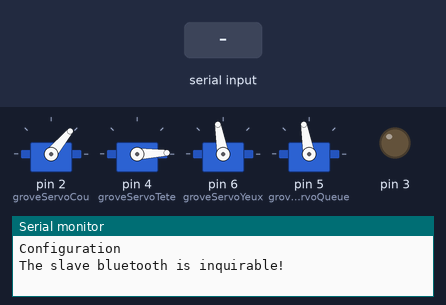
A sketch run on a simulated Arduino Uno, built with avr-gcc and run on an emulated ATmega328P. Parts: 4 × servo, output pins drawn as LEDs (lit = HIGH), the last lines printed to the serial monitor. The inputs (shaded band) are chosen by the test bench.

Above: at 5.2 s.
5.3 s: "z" received over the second serial link
At 5.9 s:
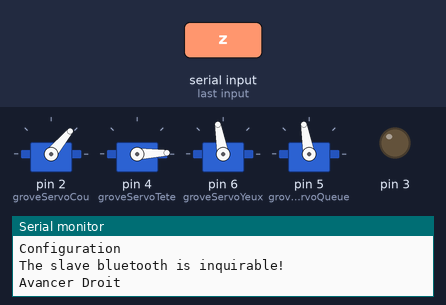
7.0 s: "1" received over the second serial link
At 7.8 s:
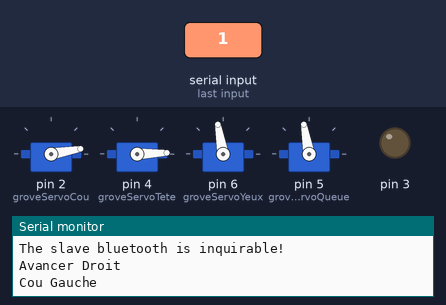
8.5 s: "s" received over the second serial link
At 9.6 s:
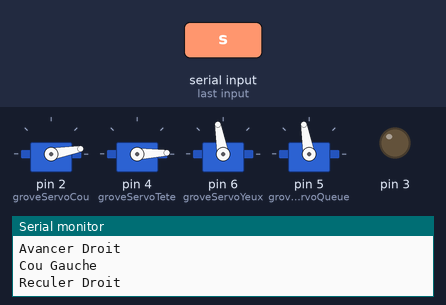
10.2 s: "3" received over the second serial link
At 11.4 s:
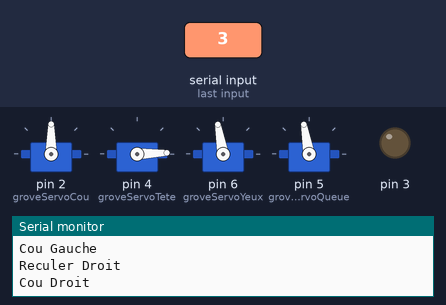
11.7 s: "q" received over the second serial link
At 13.1 s:
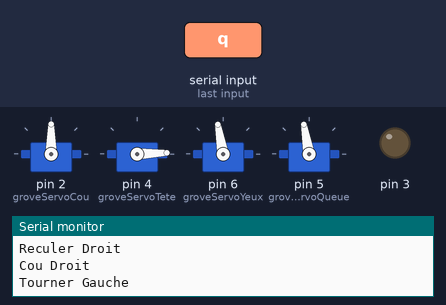
13.4 s: "5" received over the second serial link
At 13.9 s:
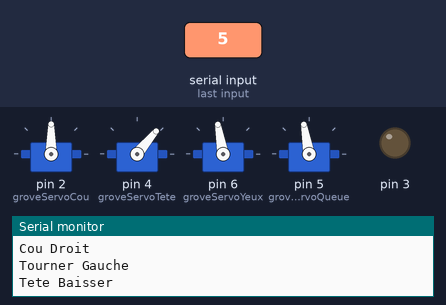
Timing chart, 0 to 15.9 s (numbered marks = the images above; inputs shaded):
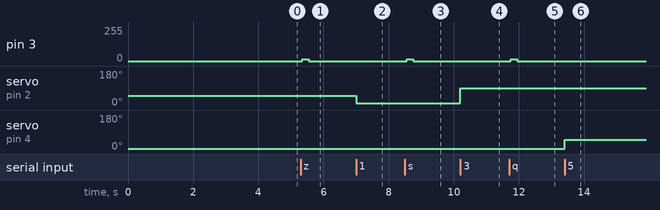

The sketch:

batcat_tc_v1.ino
```cpp
/*
   Télécommande pour BatCar


 */

/*

   Matériels :

   - Arduino Uno : http://www.gotronic.fr/art-carte-arduino-uno-12420.htm
   - Module Grove Base Shield SLD12148P : http://www.gotronic.fr/art-module-grove-base-shield-sld12148p-19068.htm

   - Grove servo moteur : http://www.seeedstudio.com/wiki/Grove_-_Starter_Kit_Plus#15._Grove_.E2.80.93_Servo
   - Grove bluetooth : http://www.seeedstudio.com/wiki/Grove_-_Serial_Bluetooth

Batteries :

- Arduino Uno : Pile rectangulaire 9v

Configuration bluetooth :
- http://steamcyberpunk.net/2013/02/24/configuration-du-bluetooth/

 */

#include <SoftwareSerial.h>
#include <Servo.h>
#include <IRSendRev.h>

// ServoMoteurs

Servo groveServoCou; //create a object
Servo groveServoTete;
Servo groveServoQueue;
Servo groveServoYeux;

// Infrarouge

//the first parameter(15): the data that needs to be sent;
//the next 2 parameter(70,70): the logic high and low duration of "Start";
//the next 2 parameter(20,60): the logic "short" and "long"duration in the communication
//                             that to say:  if "0", the high duration is 20ms and  low is 20 ms; while logic "1",
//                              the high duration is 20 ms and low is 60 ms;
//the next 2 parameter(10): number of data you will sent;
//the next parameter(1, 2, 3, 4,5,6,7,8,9,10): data you will sent ;

unsigned char d[] = {15, 70, 70, 20, 60, 10, 1, 2, 3, 4,5,6,7,8,9,10};

// Bluetooth
#define RxD 7
#define TxD 8
SoftwareSerial blueToothSerial(RxD,TxD);


void setup() {

    Serial.begin(38400);

    Serial.println("Configuration");

    // Servo moteur

    groveServoCou.attach(2); //the servo is attached to D2
    groveServoCou.write(50); // Cou


    groveServoTete.attach(4); //the servo is attached to D4
    groveServoTete.write(2); // Droit Devant

    groveServoYeux.attach(6); //the servo is attached to D6
    groveServoYeux.write(100); // Yeux

    groveServoQueue.attach(5); //the servo is attached to D5
    groveServoQueue.write(100); // Queue

    pinMode(RxD, INPUT);
    pinMode(TxD, OUTPUT);
    setupBlueToothConnection();

}


void setupBlueToothConnection() {
 blueToothSerial.begin(38400);
 blueToothSerial.print("\r\n+STWMOD=0\r\n");
 blueToothSerial.print("\r\n+STNA=Batcar\r\n");
 blueToothSerial.print("\r\n+STPIN=6666\r\n");
 blueToothSerial.print("\r\n+STOAUT=1\r\n");
 blueToothSerial.print("\r\n+STAUTO=0\r\n");
 delay(2000);
 blueToothSerial.print("\r\n+INQ=1\r\n");
 Serial.println("The slave bluetooth is inquirable!");
 delay(2000);
 blueToothSerial.flush();
}

void loop() {
 char recvChar;

    while(1) {

          if (blueToothSerial.available()) {
             recvChar = blueToothSerial.read();
             switch (recvChar) {

                 case 'z' : {
                     blueToothSerial.println("Avancer Droit");
                     // 4
                     unsigned char d[] = {15, 70, 70, 20, 60, 10, 1, 2, 3, 4,5,6,7,8,9,10};
                     IR.Send(d, 38);
                     Serial.println("Avancer Droit");
                     break;
                     }

                 case 's' : {
                     blueToothSerial.println("Reculer Droit");
                     // 5
                     unsigned char d[] = {15, 70, 70, 20, 60, 10, 1, 2, 3, 5,5,6,7,8,9,10};
                     IR.Send(d, 38);
                     Serial.println("Reculer Droit");
                     break;
                     }

                 case 'q' : {
                     blueToothSerial.println("Tourner Gauche");
                      // 6
                     unsigned char d[] = {15, 70, 70, 20, 60, 10, 1, 2, 3, 6,5,6,7,8,9,10};
                     IR.Send(d, 38);
                     Serial.println("Tourner Gauche");
                     break;
                     }

                 case 'd' : {
                     blueToothSerial.println("Tourner Droite");
                      // 7
                     unsigned char d[] = {15, 70, 70, 20, 60, 10, 1, 2, 3, 7,5,6,7,8,9,10};
                     IR.Send(d, 38);
                     Serial.println("Tourner Droite");
                     break;
                     }

               case 'b' : {
                     blueToothSerial.println("Bluetooth");
                     // 8
                     unsigned char d[] = {15, 70, 70, 20, 60, 10, 1, 2, 3, 8,5,6,7,8,9,10};
                     IR.Send(d, 38);

                     Serial.println("Bluetooth");
                     break;
                     }

// Cou

                 case '1' : {
                     blueToothSerial.println("Cou Gauche");
                     groveServoCou.write(10);
                     Serial.println("Cou Gauche");
                     break;
                     }

                 case '2' : {
                     blueToothSerial.println("Cou Milieu");
                     groveServoCou.write(50);
                     Serial.println("Cou Milieu");
                     break;
                     }

               case '3' : {
                     blueToothSerial.println("Cou Droit");
                     groveServoCou.write(90);
                     Serial.println("Cou Droit");
                     break;
                     }

// Tete

                 case '4' : {
                     blueToothSerial.println("Tete Devant");
                     groveServoTete.write(2);
                     Serial.println("Tete Devant");
                     break;
                     }

                 case '5' : {
                     blueToothSerial.println("Tete Baisser");
                     groveServoTete.write(50);
                     Serial.println("Tete Baisser");
                     break;
                     }

               case '6' : {
                     blueToothSerial.println("Tete Sol");
                     groveServoTete.write(90);
                     Serial.println("Tete Sol");
                     break;
                     }


// Yeux

                 case '7' : {
                     blueToothSerial.println("Yeux Gauche");
                     groveServoYeux.write(10);
                     Serial.println("Yeux Gauche");
                     break;
                     }

                 case '8' : {
                     blueToothSerial.println("Yeux Devant");
                     groveServoYeux.write(100);
                     Serial.println("Yeux Devant");
                     break;
                     }

               case '9' : {
                     blueToothSerial.println("Yeux Droit");
                     groveServoYeux.write(90);
                     Serial.println("Yeux Droit");
                     break;
                     }

// Queue

                 case 'y' : {
                     blueToothSerial.println("Queue Devant");
                     groveServoQueue.write(2);
                     Serial.println("Queue Devant");
                     break;
                     }

                 case 'h' : {
                     blueToothSerial.println("Queue Baisser");
                     groveServoQueue.write(50);
                     Serial.println("Queue Baisser");
                     break;
                     }

               case 'n' : {
                     blueToothSerial.println("Queue Sol");
                     groveServoQueue.write(90);
                     Serial.println("Queue Sol");
                     break;
                     }
             }

         }

    }

}
```

Measured:
- after the input at 5.3 s, pin 3: 0/255 → 12/255 after 0.05 s, → 0/255 0.20 s later
- after the input at 7.0 s, servo on pin 2 (groveServoCou): 50° → 10° at once
- after the input at 8.5 s, pin 3: 0/255 → 12/255 after 0.05 s, → 0/255 0.20 s later
- after the input at 10.2 s, servo on pin 2 (groveServoCou): 10° → 90° at once
- after the input at 11.7 s, pin 3: 0/255 → 12/255 after 0.05 s, → 0/255 0.20 s later
- after the input at 13.4 s, servo on pin 4 (groveServoTete): 2° → 50° at once
